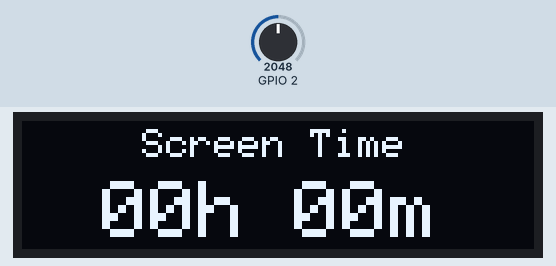
A sketch run on a simulated ESP32-C6. Shown: 128×32 one-colour display. The test bench sets the inputs (shaded band); at power-on: GPIO 2 = 2048. What the sketch prints to the serial monitor is not drawn.

Above: at 3.2 s.
3.3 s: GPIO 2 set to 17
6.3 s: GPIO 2 set to 14
At 9.1 s:
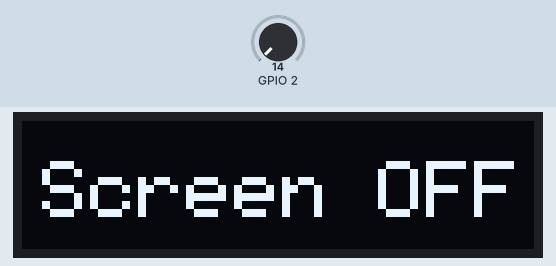
9.3 s: GPIO 2 set to 491
At 10.1 s:
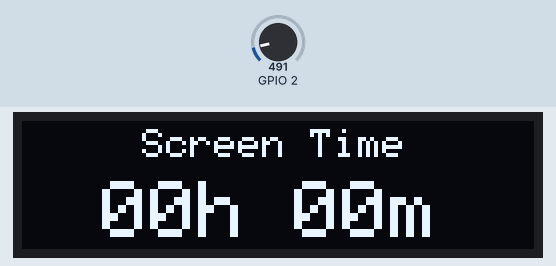
11.2 s: GPIO 2 set to 0
At 13.7 s:
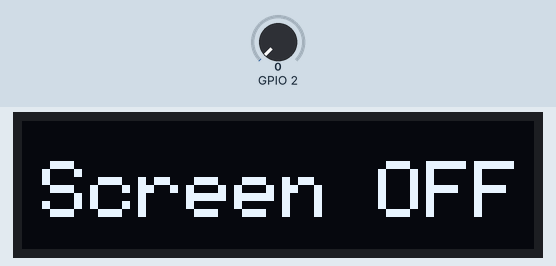
Timing chart, 0 to 15.2 s (numbered marks = the images above; inputs shaded):
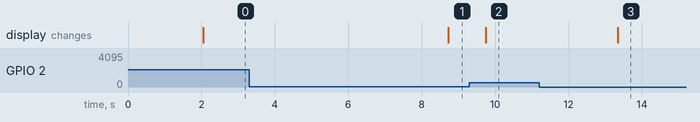

The sketch:

light_sensor.ino
```cpp
#define LIGHT_THRESHOLD 15
#define OFF_DELAY 2000   // 3 seconds

bool screenOn = false;

unsigned long onStartTime = 0;
unsigned long totalOnTime = 0;

unsigned long lowStartTime = 0;
bool lowDetected = false;


#include <Wire.h>
#include <Adafruit_GFX.h>
#include <Adafruit_SSD1306.h>

#define SCREEN_WIDTH 128
#define SCREEN_HEIGHT 32

#define OLED_SDA D4
#define OLED_SCL D8
#define LIGHT_SENSOR_PIN D0


Adafruit_SSD1306 display(SCREEN_WIDTH, SCREEN_HEIGHT, &Wire, -1);


unsigned long getScreenOnTime()
{
    unsigned long elapsed = totalOnTime;

    if (screenOn) {
        elapsed += millis() - onStartTime;
    }

    return elapsed;
}


void updateScreenState()
{
    int sensorValue = analogRead(LIGHT_SENSOR_PIN);
    unsigned long now = millis();

    // ---------- SCREEN ON CONDITION ----------
    if (sensorValue > LIGHT_THRESHOLD) {

        // cancel low detection
        lowDetected = false;

        if (!screenOn) {
            screenOn = true;
            onStartTime = now;
            Serial.println("Screen turned ON");
        }
    }

    // ---------- POSSIBLE SCREEN OFF ----------
    else {

        // first time going low
        if (!lowDetected) {
            lowDetected = true;
            lowStartTime = now;
        }

        // stayed low long enough
        if (screenOn && (now - lowStartTime >= OFF_DELAY)) {
            screenOn = false;
            totalOnTime += now - onStartTime;

            Serial.println("Screen turned OFF (3s confirmed)");
        }
    }
}


void homeScreen() {

    unsigned long elapsed = getScreenOnTime();

    unsigned long totalSeconds = elapsed / 1000;
    int hours = totalSeconds / 3600;
    int minutes = (totalSeconds % 3600) / 60;

    char timeBuffer[20];
    sprintf(timeBuffer, "%02dh %02dm", hours, minutes);

    display.clearDisplay();
    display.setTextColor(WHITE);
    display.setFont(NULL);

    display.setTextSize(1);
    display.setCursor(30, 2);
    display.println("Screen Time");

    display.setTextSize(2);
    display.setCursor(20, 15);
    display.println(timeBuffer);

    display.display();
}
void offScreen() {
    display.clearDisplay();
    display.setTextColor(WHITE);
    display.setTextSize(2);
    display.setCursor(5, 10);
    display.println("Screen OFF");
    display.display();
}

void setup() {
  Serial.begin(115200);
  Wire.begin(OLED_SDA, OLED_SCL);

  // Initialize display
  if (!display.begin(SSD1306_SWITCHCAPVCC, 0x3C)) {
    Serial.println("OLED not found");
    while (true);
  }

  display.clearDisplay();
  display.setTextSize(1);
  display.setTextColor(SSD1306_WHITE);

  display.setCursor(0,0);
  display.println("XIAO ESP32-C6");
  display.println("Light Sensor Init");
  display.display();

  delay(2000);
}

void loop() {

    updateScreenState();

    if (screenOn) {
        homeScreen();
    } else {
        offScreen();
    }

    delay(500); // refresh twice per second
}
```

Measured:
- the behaviour switches between 16 and 15 on GPIO 2 (found by bisection; images 0 and 1)
- after the input at 3.3 s, every drawn part: stays the same
- after the input at 6.3 s, the display: changes after 2.4 s (image 1)
- after the input at 9.3 s, the display: changes after 0.45 s (image 2)
- after the input at 11.2 s, the display: changes after 2.1 s (image 3)
